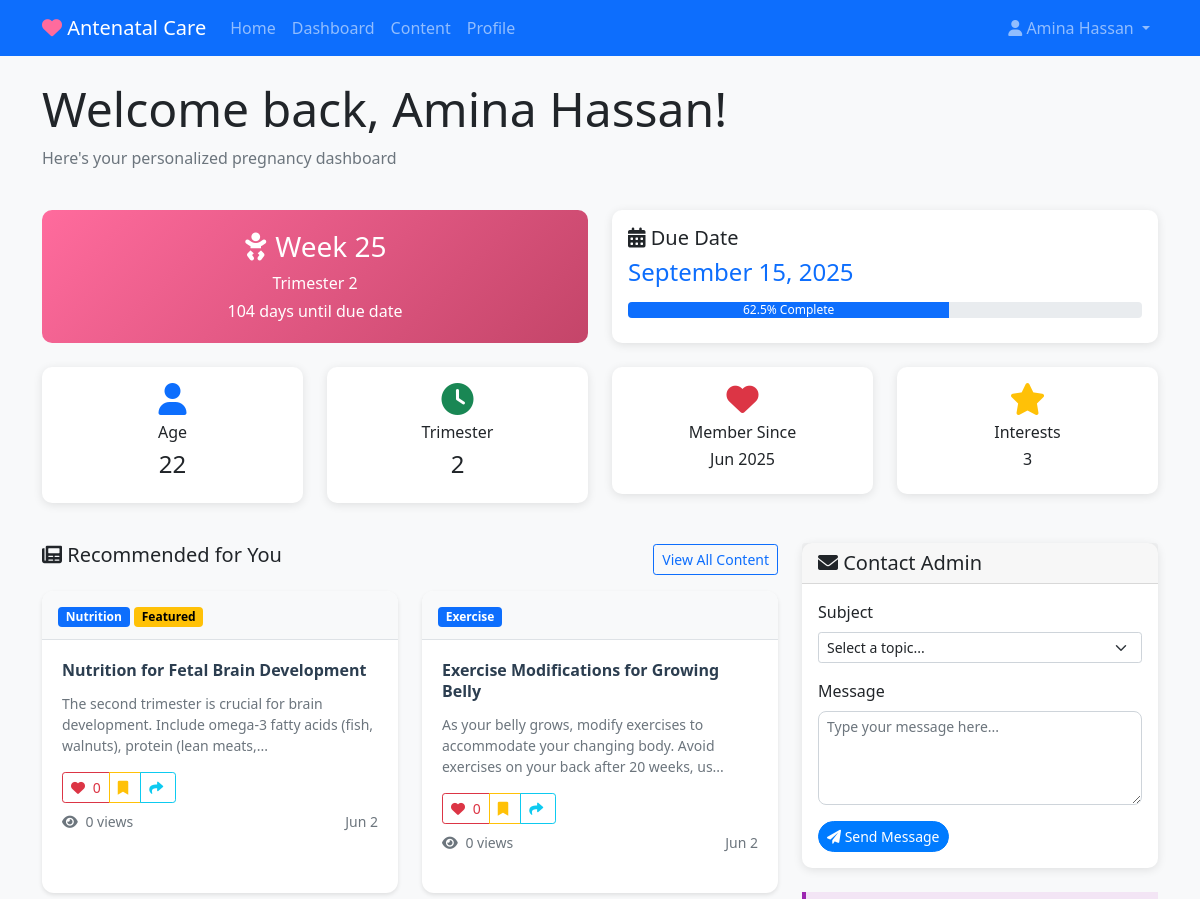
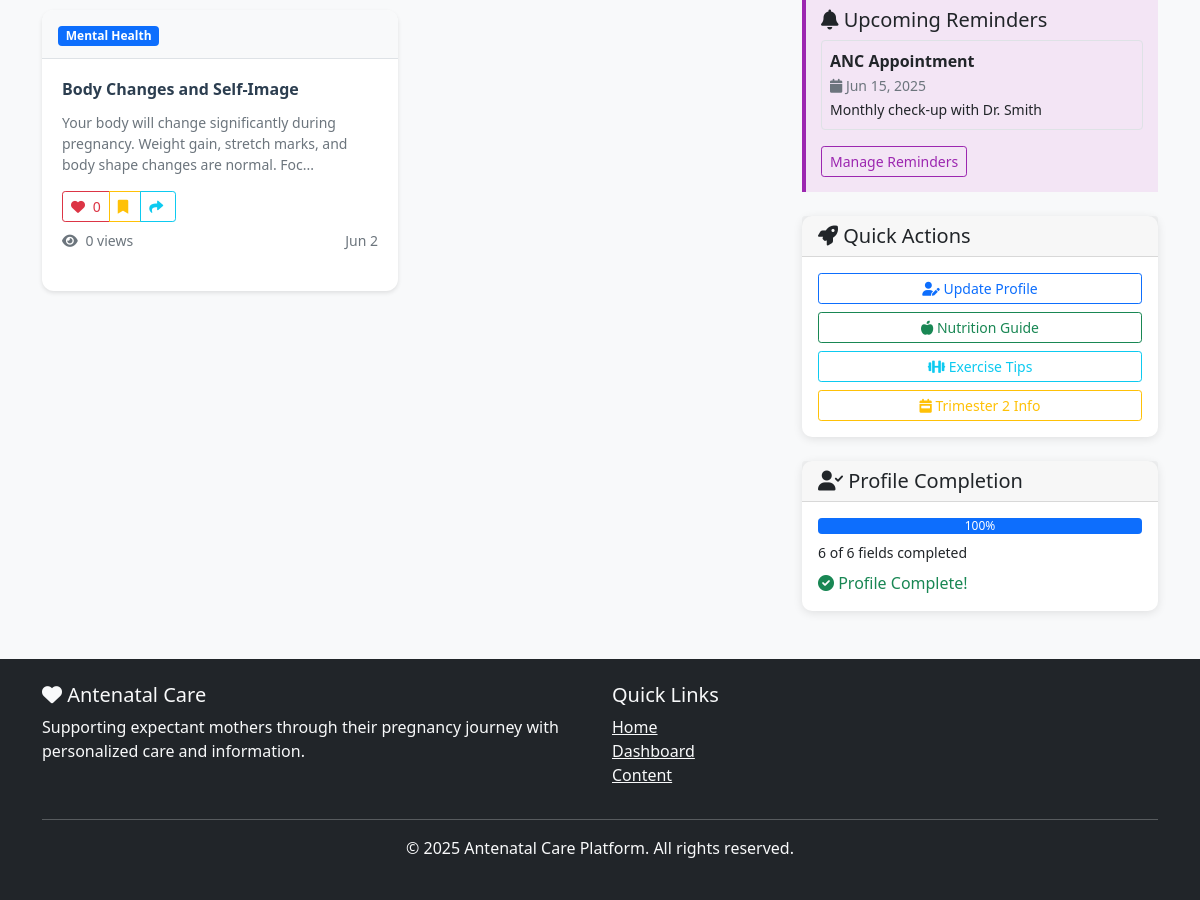
/dashboard.php (signed in), run on the app's committed database (2 pictures, top to bottom).
### tables this page shows
CREATE TABLE users (
    id INT PRIMARY KEY AUTO_INCREMENT,
    name VARCHAR(100) NOT NULL,
    email VARCHAR(100) UNIQUE NOT NULL,
    password VARCHAR(255) NOT NULL,
    age INT NOT NULL,
    trimester INT NOT NULL CHECK (trimester IN (1, 2, 3)),
    interests TEXT,   
    location VARCHAR(100),
    language_preference VARCHAR(20) DEFAULT 'english',
    medical_history TEXT,
    due_date DATE,
    phone VARCHAR(20),
    created_at TIMESTAMP DEFAULT CURRENT_TIMESTAMP,
    updated_at TIMESTAMP DEFAULT CURRENT_TIMESTAMP ON UPDATE CURRENT_TIMESTAMP,
    last_login TIMESTAMP NULL
);

CREATE TABLE content (
    id INT PRIMARY KEY AUTO_INCREMENT,
    title VARCHAR(200) NOT NULL,
    description TEXT,
    content_text LONGTEXT NOT NULL,
    trimester INT NOT NULL CHECK (trimester IN (1, 2, 3)),
    age_group ENUM('teen', 'young_adult', 'adult', 'mature_adult', 'senior_adult', 'all') DEFAULT 'all',
    category VARCHAR(50) NOT NULL,  
    content_type ENUM('article', 'tip', 'checklist', 'video', 'audio') DEFAULT 'article',
    language VARCHAR(20) DEFAULT 'english',
    is_featured BOOLEAN DEFAULT FALSE,
    view_count INT DEFAULT 0,
    created_at TIMESTAMP DEFAULT CURRENT_TIMESTAMP,
    updated_at TIMESTAMP DEFAULT CURRENT_TIMESTAMP ON UPDATE CURRENT_TIMESTAMP
);

CREATE TABLE reminders (
    id INT PRIMARY KEY AUTO_INCREMENT,
    user_id INT NOT NULL,
    reminder_type ENUM('appointment', 'medication', 'milestone', 'custom') NOT NULL,
    title VARCHAR(200) NOT NULL,
    description TEXT,
    due_date DATE NOT NULL,
    due_time TIME,
    is_sent BOOLEAN DEFAULT FALSE,
    is_completed BOOLEAN DEFAULT FALSE,
    created_at TIMESTAMP DEFAULT CURRENT_TIMESTAMP,
    FOREIGN KEY (user_id) REFERENCES users(id) ON DELETE CASCADE
);

### dashboard.php (the view, shortened to what the rows shown need)
<?php
require_once 'includes/config.php';
require_once 'includes/functions.php';
$current_user = getCurrentUser();
$personalized_content = getPersonalizedContent($current_user['id'], 6);
$personalized_tips = getPersonalizedTips($current_user['id'], 3);
$upcoming_reminders = getPersonalizedReminders($current_user['id'], 5);
$pregnancy_week = 0;
$days_remaining = 0;
if (!empty($current_user['due_date'])) {
    $pregnancy_week = getPregnancyWeek($current_user['due_date']);
    $due_date = new DateTime($current_user['due_date']);
    $now = new DateTime();
    $interval = $now->diff($due_date);
    $days_remaining = $interval->days;
}
include 'includes/header.php';
?>
<div class="container mt-4">
    <div class="row mb-4">
        <div class="col-12">
            <h1 class="display-5">Welcome back, <?php echo htmlspecialchars($current_user['name']); ?>!</h1>
            <p class="text-muted">Here's your personalized pregnancy dashboard</p>
        </div>
    </div>
    <?php if (!empty($current_user['due_date'])): ?>
        <div class="row mb-4">
            <div class="col-md-6">
                <div class="pregnancy-week">
                    <h3><i class="fas fa-baby"></i> Week <?php echo $pregnancy_week; ?></h3>
                    <p class="mb-1">Trimester <?php echo $current_user['trimester']; ?></p>
                    <p class="mb-0">
                        <?php if ($days_remaining > 0): ?>
                            <?php echo $days_remaining; ?> days until due date
                        <?php elseif ($days_remaining < 0): ?>
                            <?php echo abs($days_remaining); ?> days past due date
                        <?php else: ?>
                            Due date is today!
                        <?php endif; ?>
                    </p>
                </div>
            </div>
            <div class="col-md-6">
                <div class="card h-100">
                    <div class="card-body">
                        <h5 class="card-title"><i class="fas fa-calendar-alt"></i> Due Date</h5>
                        <h4 class="text-primary"><?php echo date('F j, Y', strtotime($current_user['due_date'])); ?></h4>
                        <div class="progress mt-3">
                            <div class="progress-bar" role="progressbar"
                                style="width: <?php echo min(100, ($pregnancy_week / 40) * 100); ?>%">
                                <?php echo round(($pregnancy_week / 40) * 100, 1); ?>% Complete
                            </div>
                        </div>
                    </div>
                </div>
            </div>
        </div>
    <?php endif; ?>
    <div class="row mb-4">
        <div class="col-md-3 col-sm-6 mb-3">
            <div class="card text-center">
                <div class="card-body">
                    <i class="fas fa-user fa-2x text-primary mb-2"></i>
                    <h6>Age</h6>
                    <h4><?php echo $current_user['age']; ?></h4>
                </div>
            </div>
        </div>
        <div class="col-md-3 col-sm-6 mb-3">
            <div class="card text-center">
                <div class="card-body">
                    <i class="fas fa-clock fa-2x text-success mb-2"></i>
                    <h6>Trimester</h6>
                    <h4><?php echo $current_user['trimester']; ?></h4>
                </div>
            </div>
        </div>
        <div class="col-md-3 col-sm-6 mb-3">
            <div class="card text-center">
                <div class="card-body">
                    <i class="fas fa-heart fa-2x text-danger mb-2"></i>
                    <h6>Member Since</h6>
                    <h6><?php echo date('M Y', strtotime($current_user['created_at'])); ?></h6>
                </div>
            </div>
        </div>
        <div class="col-md-3 col-sm-6 mb-3">
            <div class="card text-center">
                <div class="card-body">
                    <i class="fas fa-star fa-2x text-warning mb-2"></i>
                    <h6>Interests</h6>
                    <h6><?php echo !empty($current_user['interests']) ? count(explode(',', $current_user['interests'])) : 0; ?>
                    </h6>
                </div>
            </div>
        </div>
    </div>
    <div class="row">
        <div class="col-lg-8">
            <div class="mb-4">
                <?php if (!empty($personalized_content)): ?>
                    <div class="row">
                        <?php foreach ($personalized_content as $content): ?>
                            <div class="col-md-6 mb-3">
                                <?php
                                $user_interactions = getUserInteractions($current_user['id'], $content['id']);
                                $interaction_counts = getInteractionCounts($content['id']);
                                $is_liked = in_array('like', $user_interactions);
                                $is_bookmarked = in_array('bookmark', $user_interactions);
                                ?>
                                <div class="card content-card h-100" data-content-id="<?php echo $content['id']; ?>">
                                    <div class="card-header">
                                        <span
                                            class="badge bg-primary"><?php echo ucwords(str_replace('_', ' ', $content['category'])); ?></span>
                                        <?php if ($content['is_featured']): ?>
                                            <span class="badge bg-warning">Featured</span>
                                        <?php endif; ?>
                                    </div>
                                    <div class="card-body">
                                        <h6 class="card-title"><?php echo htmlspecialchars($content['title']); ?></h6>
                                        <p class="card-text small">
                                            <?php echo htmlspecialchars(substr($content['content_text'], 0, 120)); ?>...</p>
                                        <div class="d-flex justify-content-between align-items-center mb-2">
                                            <div class="btn-group btn-group-sm" role="group">
                                                <button type="button"
                                                    class="btn btn-outline-danger btn-sm like-btn <?php echo $is_liked ? 'active' : ''; ?>"
                                                    data-content-id="<?php echo $content['id']; ?>">
                                                    <i class="fas fa-heart"></i> <span
                                                        class="like-count"><?php echo $interaction_counts['like']; ?></span>
                                                </button>
                                                <button type="button"
                                                    class="btn btn-outline-warning btn-sm bookmark-btn <?php echo $is_bookmarked ? 'active' : ''; ?>"
                                                    data-content-id="<?php echo $content['id']; ?>">
                                                    <i class="fas fa-bookmark"></i>
                                                </button>
                                                <button type="button" class="btn btn-outline-info btn-sm share-btn"
                                                    data-content-id="<?php echo $content['id']; ?>">
                                                    <i class="fas fa-share"></i>
                                                </button>
                                            </div>
                                        </div>
                                        <div class="d-flex justify-content-between align-items-center">
                                            <small class="text-muted">
                                                <i class="fas fa-eye"></i> <span
                                                    class="view-count"><?php echo $content['view_count']; ?></span> views
                                            </small>
                                            <small class="text-muted">
                                                <?php echo date('M j', strtotime($content['created_at'])); ?>
                                            </small>
                                        </div>
                                    </div>
                                </div>
                            </div>
                        <?php endforeach; ?>
                    </div>
                <?php endif; ?>
            </div>
        </div>
        <div class="col-lg-4">
            <?php if (!empty($upcoming_reminders)): ?>
                <div class="reminders-section mb-4">
                    <?php foreach ($upcoming_reminders as $reminder): ?>
                        <div class="mb-2 p-2 border rounded">
                            <strong><?php echo htmlspecialchars($reminder['title']); ?></strong>
                            <br>
                            <small class="text-muted">
                                <i class="fas fa-calendar"></i> <?php echo date('M j, Y', strtotime($reminder['due_date'])); ?>
                            </small>
                            <?php if (!empty($reminder['description'])): ?>
                                <br>
                                <small><?php echo htmlspecialchars($reminder['description']); ?></small>
                            <?php endif; ?>
                        </div>
                    <?php endforeach; ?>
                </div>
            <?php endif; ?>
            <div class="card mb-4">
                <div class="card-body">
                    <div class="d-grid gap-2">
                        <a href="profile.php" class="btn btn-outline-primary btn-sm">
                            <i class="fas fa-user-edit"></i> Update Profile
                        </a>
                        <a href="content.php?category=nutrition" class="btn btn-outline-success btn-sm">
                            <i class="fas fa-apple-alt"></i> Nutrition Guide
                        </a>
                        <a href="content.php?category=exercise" class="btn btn-outline-info btn-sm">
                            <i class="fas fa-dumbbell"></i> Exercise Tips
                        </a>
                        <a href="content.php?trimester=<?php echo $current_user['trimester']; ?>"
                            class="btn btn-outline-warning btn-sm">
                            <i class="fas fa-calendar-week"></i> Trimester <?php echo $current_user['trimester']; ?>
                            Info
                        </a>
                    </div>
                </div>
            </div>
        </div>
    </div>
</div>
<?php include 'includes/footer.php'; ?>

### includes/header.php (shortened to what the rows shown need)
<!DOCTYPE html>
<html lang="en">
<head>
    <link href="https://cdn.jsdelivr.net/npm/bootstrap@5.1.3/dist/css/bootstrap.min.css" rel="stylesheet">
    <link href="https://cdnjs.cloudflare.com/ajax/libs/font-awesome/6.0.0/css/all.min.css" rel="stylesheet">
    <link href="css/style.css" rel="stylesheet">
</head>
<body>
    <nav class="navbar navbar-expand-lg navbar-dark bg-primary">
        <div class="container">
            <div class="collapse navbar-collapse" id="navbarNav">
                <ul class="navbar-nav">
                    <?php if (isLoggedIn()): ?>
                        <?php $current_user = getCurrentUser(); ?>
                        <li class="nav-item dropdown">
                            <a class="nav-link dropdown-toggle" href="#" id="navbarDropdown" role="button"
                                data-bs-toggle="dropdown">
                                <i class="fas fa-user"></i> <?php echo htmlspecialchars($current_user['name']); ?>
                            </a>
                        </li>
                    <?php endif; ?>
                </ul>
            </div>
        </div>
    </nav>

### data on the page
users: name "Amina Hassan", due_date "25", trimester "2", due_date "104", due_date "September 15, 2025", ($pregnancy_week/40)*100 "62.5", age "22", created_at "Jun 2025", interests "3"
content: category "Nutrition", is_featured "Featured", title "Nutrition for Fetal Brain Development", content_text "The second trimester is crucial for brain development. Include omega-3 fatty acids (fish, walnuts), protein (lean meats,", like "0", view_count "0", created_at "Jun 2"
content: category "Exercise", title "Exercise Modifications for Growing Belly", content_text "As your belly grows, modify exercises to accommodate your changing body. Avoid exercises on your back after 20 weeks, us", like "0", view_count "0", created_at "Jun 2"
content: category "Mental Health", title "Body Changes and Self-Image", content_text "Your body will change significantly during pregnancy. Weight gain, stretch marks, and body shape changes are normal. Foc", like "0", view_count "0", created_at "Jun 2"
reminders: title "ANC Appointment", due_date "Jun 15, 2025", description "Monthly check-up with Dr. Smith"

### other printed values
$profile_completion "100"
$completed_fields "6"
$total_fields "6"
